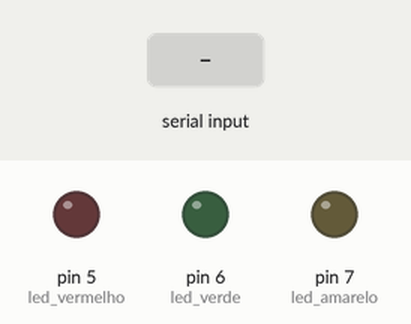
The sketch below on a simulated Arduino Uno, built with avr-gcc and run on an emulated ATmega328P. Shown: output pins drawn as LEDs (lit = HIGH). The inputs (shaded band) are chosen by the test bench.

Above: at 1.2 s.
1.3 s: "R" received over Serial
At 1.9 s:
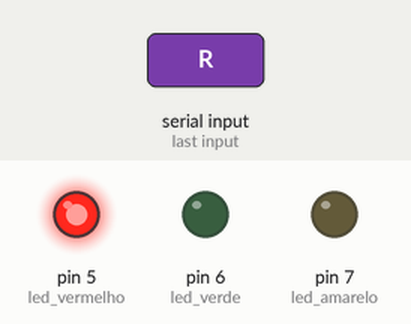
2.8 s: "G" received over Serial
At 3.1 s:
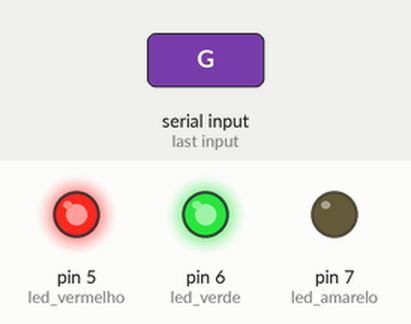
4.3 s: "r" received over Serial
At 5.4 s:
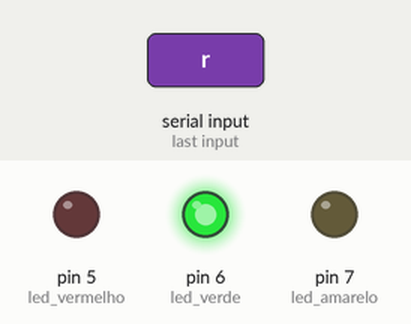
5.8 s: "Y" received over Serial
At 6.5 s:
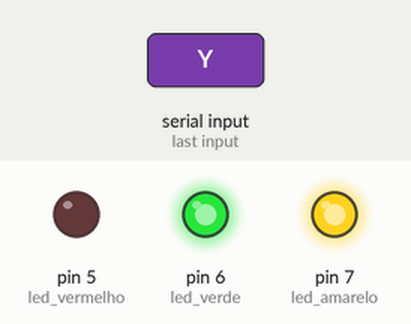
7.3 s: "g" received over Serial
At 7.7 s:
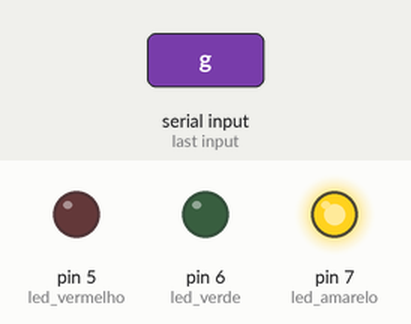
8.8 s: "y" received over Serial
At 10.0 s:
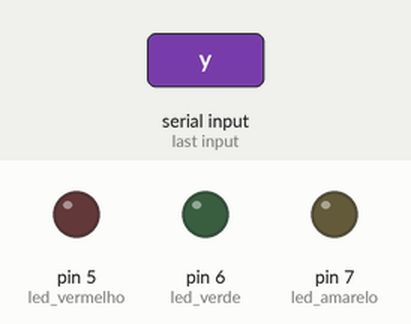
Timing chart, 0 to 11.3 s (numbered marks = the images above; inputs shaded):
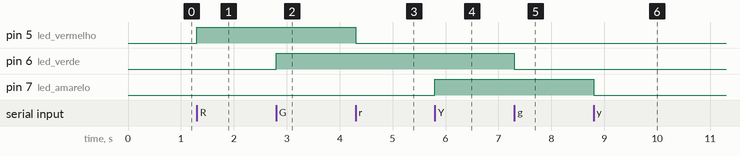

Measured:
- after the input at 1.3 s, pin 5 (led_vermelho): LOW → HIGH at once
- after the input at 2.8 s, pin 6 (led_verde): LOW → HIGH at once
- after the input at 4.3 s, pin 5 (led_vermelho): HIGH → LOW at once
- after the input at 5.8 s, pin 7 (led_amarelo): LOW → HIGH at once
- after the input at 7.3 s, pin 6 (led_verde): HIGH → LOW at once
- after the input at 8.8 s, pin 7 (led_amarelo): HIGH → LOW at once

The sketch:

Selecao_multipla.ino
```cpp
/* ************************************************************************

Colégio SATC
Curso Técnico em Informática
Disciplina: Sistemas Embarcados
Turma: 11XX
Professor: Marcos Antonio Jeremias Coelho

Programa: Seleção multipla

Autor: Marcos Antonio Jeremias Coelho
Data: 06/03/2023
Versão: 1.0

************************************************************************ */

const int led_vermelho = 5;			//
const int led_verde = 6;			//
const int led_amarelo = 7;			//
char led;					//

void setup() {
  pinMode(led_vermelho, OUTPUT);		//
  pinMode(led_verde, OUTPUT);			//
  pinMode(led_amarelo, OUTPUT);			//
  Serial.begin(115200); 			// Definição da velocide de transmissão em 115200 bps
}

void loop() {
  if (Serial.available()) {			//
    led = Serial.read();			//
    switch (led) {				//
      case 'R': digitalWrite(led_vermelho, HIGH);	// Acende led
        break;						//
      case 'r': digitalWrite(led_vermelho, LOW);	// Apaga led
        break;
      case 'G': digitalWrite(led_verde, HIGH);		// Acende led
        break;
      case 'g': digitalWrite(led_verde, LOW);		// Apaga led
        break;
      case 'Y': digitalWrite(led_amarelo, HIGH);	// Acende led
        break;
      case 'y': digitalWrite(led_amarelo, LOW);		// Apaga led
        break;
      default: Serial.println("Nenhum led selecionado!!!"); //
       break;
    }
  }
}
```
